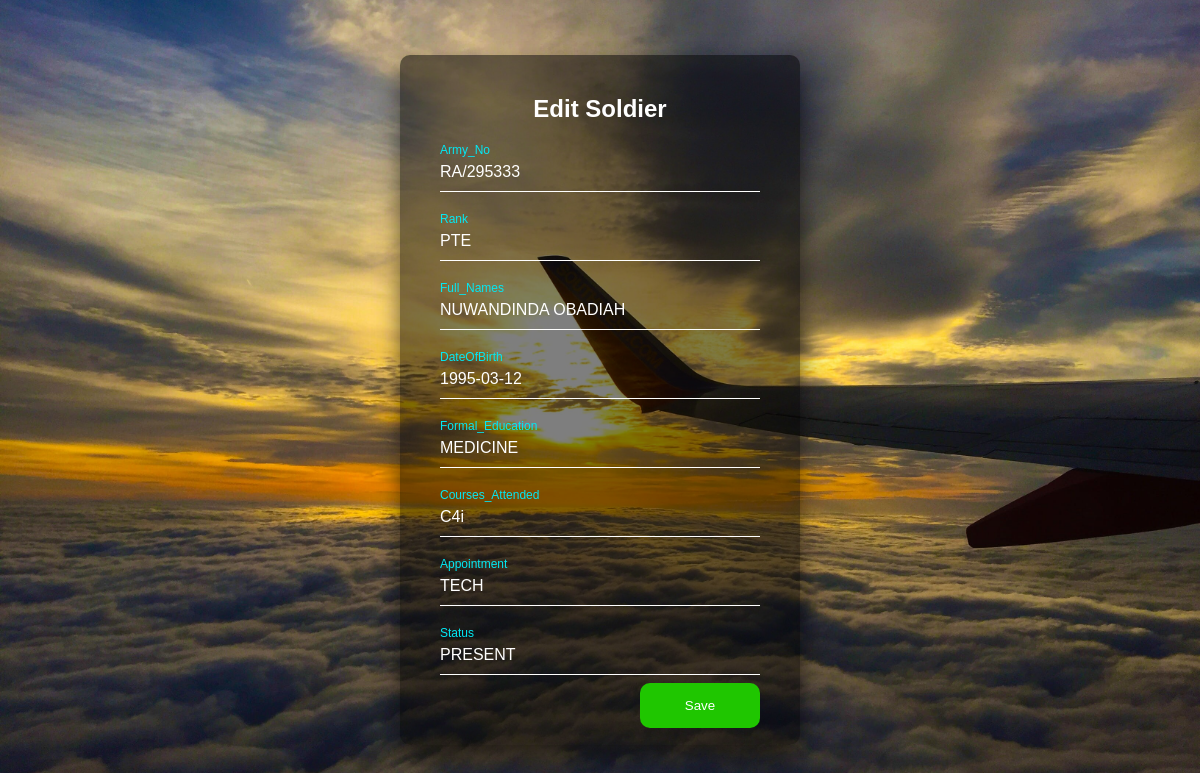
The app's page /db/edit/8/ with its own data.
### sdrTest/models.py (models this page shows, shortened)
class Soldier(models.Model):
    army_no = models.CharField(max_length=500)
    rank = models.CharField(max_length=500)
    full_names = models.CharField(max_length=500)
    dateOfBirth = models.DateField(null=True,blank=True)
    formal_educ = models.CharField(max_length=500)
    courses_attnd = models.CharField(max_length=500)
    appointment = models.CharField(max_length=500)
    status = models.CharField(max_length=500)
    created = models.DateTimeField(auto_now_add=True)
    user = models.ForeignKey(User,null=True,on_delete=models.CASCADE,related_name='soldiers')

### sdrTest/views.py (the view)
# urls.py: path("edit/<int:id>/",views.edit,name='edit'),
def edit(request,id):
    soldier_id = int(id)
    that_soldier = Soldier.objects.get(id=soldier_id)
    edit_form = CreateSoldierForm(instance=that_soldier)
    if request.method == 'POST':
        edit_form = CreateSoldierForm(request.POST,instance=that_soldier)
        if edit_form.is_valid():
            edit_form.save()
            return redirect('db')
        messages.success(request,"Soldier updated successfully")
    context = {'edit_form':edit_form}
    return render(request,'sdrTest/edit.html',context)

### sdrTest/forms.py
class CreateSoldierForm(forms.ModelForm):
    class Meta:
        model = Soldier
        fields = ['army_no','rank','full_names','dateOfBirth','formal_educ','courses_attnd','appointment','status']

### sdrTest/templates/sdrTest/edit.html (shortened to what this page needs)
<!DOCTYPE html>
<html lang="en">
<head>
</head>
<body>
    <div class="login-box">
        <h2>Edit Soldier</h2>
        <form method="post" action="">
          <div class="user-box">
            {{edit_form.army_no}}
            <label>Army_No</label>
          </div>
          <div class="user-box">
            {{edit_form.rank}}
            <label>Rank</label>
          </div>
          <div class="user-box">
            {{edit_form.full_names}}
            <label>Full_Names</label>
          </div>
          <div class="user-box">
            {{edit_form.dateOfBirth}}
            <label>DateOfBirth</label>
          </div>
          <div class="user-box">
            {{edit_form.formal_educ}}
            <label>Formal_Education</label>
          </div>
          <div class="user-box">
            {{edit_form.courses_attnd}}
            <label>Courses_Attended</label>
          </div>
          <div class="user-box">
            {{edit_form.appointment}}
            <label>Appointment</label>
          </div>
          <div class="user-box">
            {{edit_form.status}}
            <label>Status</label>
          </div>
            <button id="button" class="button" type="submit">Save</button>
        </form>
      </div>
</body>
</html>

### sdrTest/templates/sdrTest/edit.html (style rules this page uses)
html { height: 100%; }
body { margin:0; padding:0; font-family: sans-serif; background: linear-gradient(#141e30, #243b55); background-image: url("/static/images/plane_1.jpg"); background-size: cover; background-position: center; }
.login-box { position: absolute; top: 50%; left: 50%; width: 400px; padding: 40px; transform: translate(-50%, -50%); background: rgba(0,0,0,.5); box-sizing: border-box; box-shadow: 0 15px 25px rgba(0,0,0,.6); border-radius: 10px; }
.login-box h2 { margin: 0 0 30px; padding: 0; color: #fff; text-align: center; }
.login-box .user-box { position: relative; }
.login-box .user-box input { width: 100%; padding: 10px 0; font-size: 16px; color: #fff; margin-bottom: 30px; border: none; border-bottom: 1px solid #fff; outline: none; background: transparent; }
.login-box .user-box label { position: absolute; top:0; left: 0; padding: 10px 0; font-size: 16px; color: #fff; pointer-events: none; transition: .5s; }
.login-box .user-box input:focus ~ label, .login-box .user-box input:valid ~ label { top: -20px; left: 0; color: #03e9f4; font-size: 12px; }
.button { position: absolute; top:91%; background-color:#1fc600; color: #fff; border:none; border-radius:10px; padding:15px; min-height:30px; min-width: 120px; margin-left: 50%; cursor: pointer; }

### records on screen
Soldier: army_no "RA/295333", rank "PTE", full_names "NUWANDINDA OBADIAH", dateOfBirth "1995-03-12", formal_educ "MEDICINE", courses_attnd "C4i", appointment "TECH", status "PRESENT"
